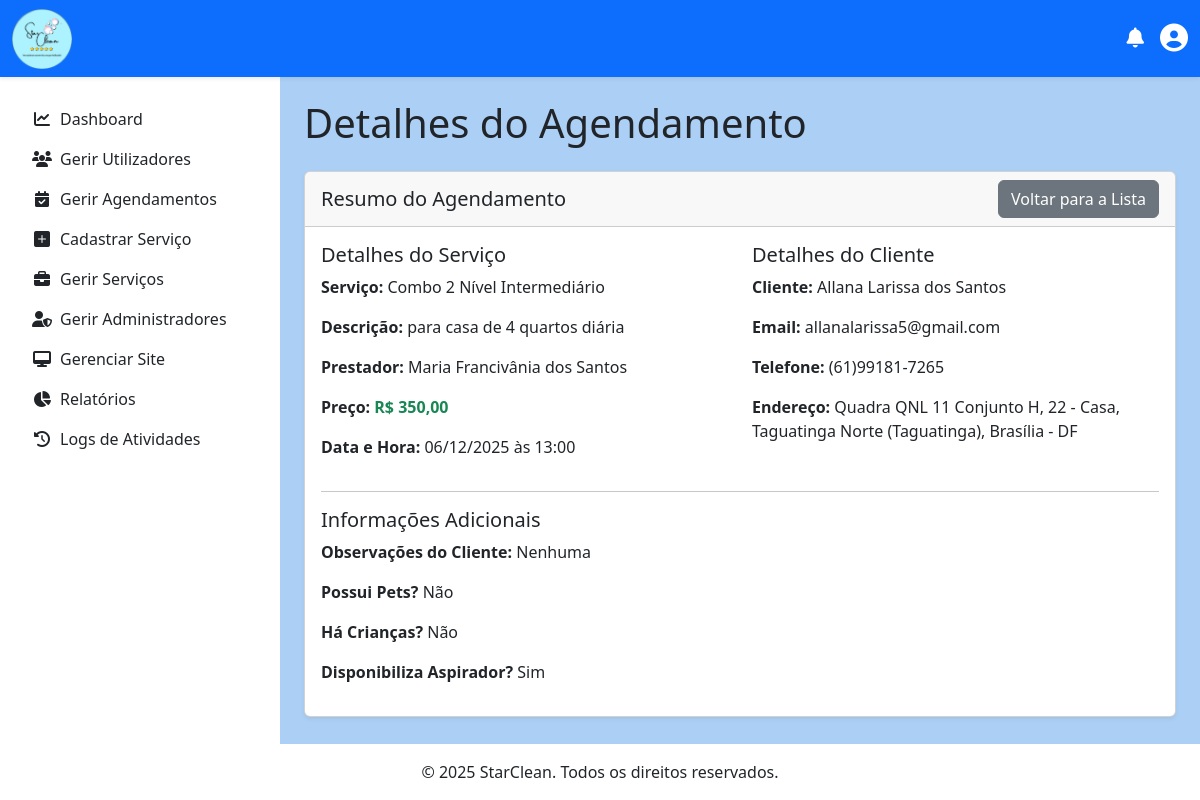
Page /admin/visualizar_agendamento.php?id=30 (signed in) on the committed database.
### tables this page shows
CREATE TABLE `agendamento` (
  `id` int(11) NOT NULL,
  `Cliente_id` int(11) NOT NULL,
  `Prestador_id` int(11) NOT NULL,
  `Servico_id` int(11) NOT NULL,
  `Endereco_id` int(11) NOT NULL,
  `data` date NOT NULL,
  `hora` time NOT NULL,
  `status` enum('pendente','aceito','realizado','cancelado','remarcado') NOT NULL DEFAULT 'pendente',
  `observacoes` text DEFAULT NULL,
  `tem_pets` tinyint(1) NOT NULL DEFAULT 0,
  `tem_crianca` tinyint(1) NOT NULL DEFAULT 0,
  `possui_aspirador` tinyint(1) NOT NULL DEFAULT 0,
  `notificacao_prestador_lida` tinyint(1) NOT NULL DEFAULT 0,
  `notificacao_cliente_lida` tinyint(1) NOT NULL DEFAULT 0,
  `notificacao_admin_lida` tinyint(1) NOT NULL DEFAULT 0
);

CREATE TABLE `servico` (
  `id` int(11) NOT NULL,
  `titulo` varchar(100) NOT NULL,
  `descricao` text NOT NULL,
  `preco` double NOT NULL,
  `duracao_estimada` time DEFAULT NULL,
  `prestador_id` int(11) NOT NULL,
  `oculto` tinyint(1) NOT NULL DEFAULT 0 COMMENT '0 = visível, 1 = oculto'
);

CREATE TABLE `prestador` (
  `id` int(11) NOT NULL,
  `nome` varchar(100) NOT NULL,
  `sobrenome` varchar(100) NOT NULL,
  `cpf` varchar(18) NOT NULL,
  `email` varchar(150) NOT NULL,
  `telefone` varchar(20) NOT NULL,
  `especialidade` varchar(100) NOT NULL,
  `password` varchar(255) NOT NULL,
  `receber_notificacoes_email` tinyint(1) NOT NULL DEFAULT 1,
  `descricao` text NOT NULL,
  `criado_em` timestamp NOT NULL DEFAULT current_timestamp(),
  `atualizado_em` timestamp NOT NULL DEFAULT current_timestamp() ON UPDATE current_timestamp(),
  `Administrador_id` int(11) NOT NULL
);

CREATE TABLE `cliente` (
  `id` int(11) NOT NULL,
  `nome` varchar(45) NOT NULL,
  `sobrenome` varchar(45) NOT NULL,
  `email` varchar(150) NOT NULL,
  `data_nascimento` date NOT NULL,
  `telefone` varchar(20) NOT NULL,
  `cpf` varchar(14) NOT NULL,
  `password` varchar(255) NOT NULL,
  `receber_notificacoes_email` tinyint(1) NOT NULL DEFAULT 1,
  `criado_em` timestamp NOT NULL DEFAULT current_timestamp(),
  `atualizado_em` timestamp NOT NULL DEFAULT current_timestamp() ON UPDATE current_timestamp()
);

CREATE TABLE `endereco` (
  `id` int(11) NOT NULL,
  `Cliente_id` int(11) NOT NULL,
  `Prestador_id` int(11) DEFAULT NULL,
  `cep` varchar(9) NOT NULL,
  `logradouro` varchar(250) DEFAULT NULL,
  `bairro` varchar(45) DEFAULT NULL,
  `cidade` varchar(45) DEFAULT NULL,
  `uf` char(2) DEFAULT NULL,
  `numero` varchar(10) DEFAULT NULL,
  `complemento` varchar(100) DEFAULT NULL,
  `latitude` decimal(10,8) DEFAULT NULL,
  `criado_em` timestamp NOT NULL DEFAULT current_timestamp(),
  `atualizado_em` timestamp NOT NULL DEFAULT current_timestamp() ON UPDATE current_timestamp(),
  `longitude` decimal(11,8) DEFAULT NULL
);

### admin/visualizar_agendamento.php (the view, shortened to what this page needs)
<?php
$agendamento = null;
$agendamento_id = $_GET['id'];
try {
    $pdo = obterConexaoPDO();
    $stmt = $pdo->prepare("
        SELECT
            a.id, a.data, a.hora, a.status, a.observacoes, a.tem_pets, a.tem_crianca, a.possui_aspirador,
            c.nome AS nome_cliente, c.sobrenome AS sobrenome_cliente, c.email AS email_cliente, c.telefone AS telefone_cliente,
            p.nome AS nome_prestador,
            s.titulo AS titulo_servico, s.descricao AS descricao_servico, s.preco,
            e.logradouro, e.numero, e.complemento, e.bairro, e.cidade, e.uf, e.cep
        FROM Agendamento a
        JOIN Cliente c ON a.Cliente_id = c.id
        JOIN Prestador p ON a.Prestador_id = p.id
        JOIN Servico s ON a.Servico_id = s.id
        JOIN Endereco e ON a.Endereco_id = e.id
        WHERE a.id = ?
    ");
    $stmt->execute([$agendamento_id]);
    $agendamento = $stmt->fetch(PDO::FETCH_ASSOC);
} catch (PDOException $e) {
    error_log("Erro ao buscar detalhes do agendamento (admin): " . $e->getMessage());
    $_SESSION['mensagem_erro'] = "Erro ao carregar os detalhes do agendamento.";
    header("Location: gerir_agendamentos.php");
    exit();
}
include '../includes/header.php';
include '../includes/navbar_logged_in.php';
?>
        <?php include '../includes/menu.php'; ?>
<main class="d-flex">
    <?php include '../includes/sidebar.php'; ?>
    <div class="container-fluid p-4 flex-grow-1">
        <h1 class="mb-4">Detalhes do Agendamento</h1>
        <div class="card shadow-sm">
            <div class="card-header d-flex justify-content-between align-items-center">
                <h5 class="mb-0">Resumo do Agendamento</h5>
                <a href="gerir_agendamentos.php" class="btn btn-secondary">Voltar para a Lista</a>
            </div>
            <div class="card-body">
                <div class="row">
                    <div class="col-md-6">
                        <h5>Detalhes do Serviço</h5>
                        <p><strong>Serviço:</strong> <?= htmlspecialchars($agendamento['titulo_servico']) ?></p>
                        <p><strong>Descrição:</strong> <?= htmlspecialchars($agendamento['descricao_servico']) ?></p>
                        <p><strong>Prestador:</strong> <?= htmlspecialchars($agendamento['nome_prestador']) ?></p>
                        <p><strong>Preço:</strong> <span class="fw-bold text-success">R$ <?= number_format($agendamento['preco'], 2, ',', '.') ?></span></p>
                        <p><strong>Data e Hora:</strong> <?= date('d/m/Y', strtotime($agendamento['data'])) ?> às <?= htmlspecialchars(substr($agendamento['hora'], 0, 5)) ?></p>
                    </div>
                    <div class="col-md-6">
                        <h5>Detalhes do Cliente</h5>
                        <p><strong>Cliente:</strong> <?= htmlspecialchars($agendamento['nome_cliente'] . ' ' . $agendamento['sobrenome_cliente']) ?></p>
                        <p><strong>Email:</strong> <?= htmlspecialchars($agendamento['email_cliente']) ?></p>
                        <p><strong>Telefone:</strong> <?= htmlspecialchars($agendamento['telefone_cliente']) ?></p>
                        <p><strong>Endereço:</strong> <?= htmlspecialchars($agendamento['logradouro'] . ', ' . $agendamento['numero'] . ($agendamento['complemento'] ? ' - ' . $agendamento['complemento'] : '')) ?>, <?= htmlspecialchars($agendamento['bairro'] . ', ' . $agendamento['cidade'] . ' - ' . $agendamento['uf']) ?></p>
                    </div>
                </div>
                <hr>
                <h5>Informações Adicionais</h5>
                <p><strong>Observações do Cliente:</strong> <?= htmlspecialchars($agendamento['observacoes'] ?: 'Nenhuma') ?></p>
                <p><strong>Possui Pets?</strong> <?= $agendamento['tem_pets'] ? 'Sim' : 'Não' ?></p>
                <p><strong>Há Crianças?</strong> <?= $agendamento['tem_crianca'] ? 'Sim' : 'Não' ?></p>
                <p><strong>Disponibiliza Aspirador?</strong> <?= $agendamento['possui_aspirador'] ? 'Sim' : 'Não' ?></p>
            </div>
        </div>
    </div>
</main>
<?php include '../includes/footer.php'; ?>

### includes/star_clean.css (style rules this page uses)
body { padding-top: 75px; }
.card-body { min-height: 220px; }
.card { transition: transform 0.3s ease, box-shadow 0.3s ease; }
@media (min-width: 768px) { main.d-flex > .flex-grow-1 { margin-left: 280px; } }
main.d-flex { flex-grow: 1; }

### rows in the picture
agendamento: Servico.titulo "Combo 2 Nível Intermediário", Servico.descricao "para casa de 4 quartos diária", Prestador.nome "Maria Francivânia dos Santos", Servico.preco "350,00", data "06/12/2025", hora "13:00", Cliente.sobrenome "Allana Larissa dos Santos", Cliente.email "allanalarissa5@gmail.com", Cliente.telefone "(61)99181-7265", Endereco.complemento "Quadra QNL 11 Conjunto H, 22 - Casa", Endereco.uf "Taguatinga Norte (Taguatinga), Brasília - DF", observacoes "Nenhuma"
